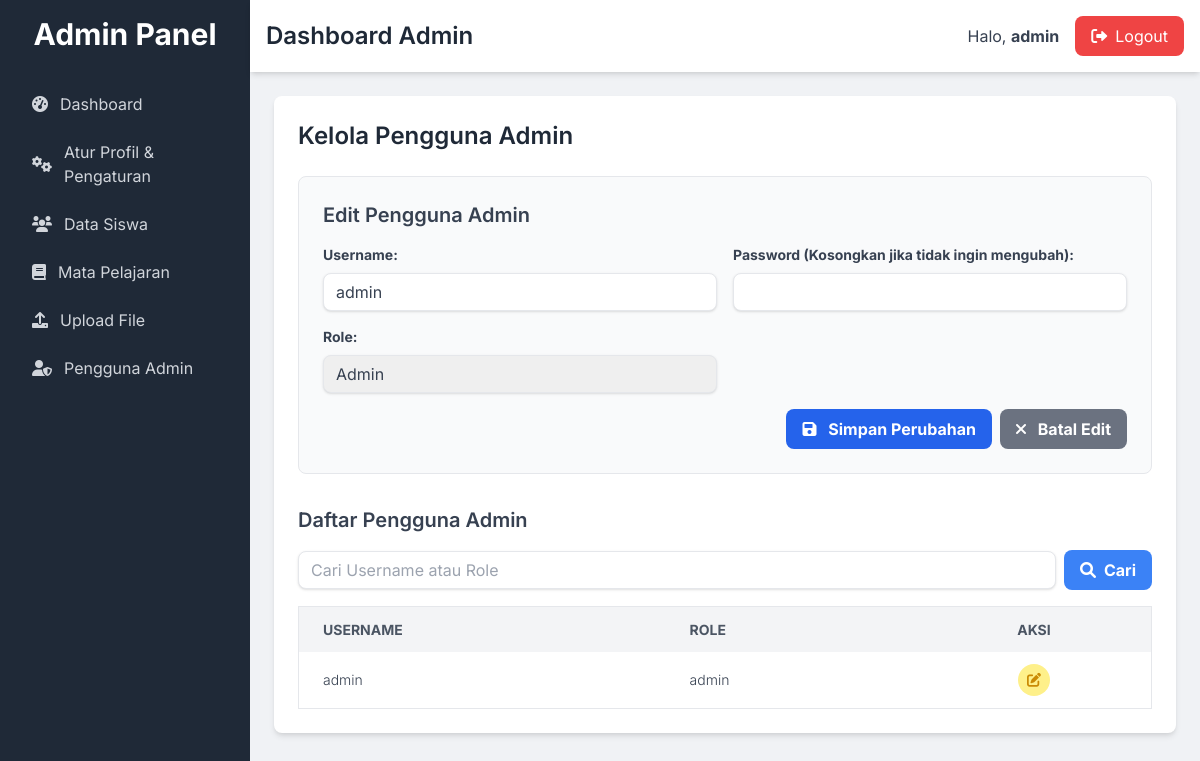
Screenshot of /admin/users.php?edit_id=1 (signed in) with the database file from the repository.
### tables this page shows
CREATE TABLE `users` (
  `id` int NOT NULL,
  `username` varchar(50) NOT NULL,
  `password` varchar(255) NOT NULL,
  `role` varchar(20) DEFAULT 'admin',
  `created_at` timestamp NULL DEFAULT CURRENT_TIMESTAMP
);

### admin/users.php (the view, shortened to what this page needs)
<?php
include_once 'includes/header.php';
$is_edit = false;
$user_data_edit = [
    'username' => '',
    'role' => 'admin'
];
if (isset($_GET['edit_id'])) {
    $is_edit = true;
    $user_id_to_edit = $_GET['edit_id'];
    $sql = "SELECT id, username, role FROM users WHERE id = ?";
    if ($stmt = mysqli_prepare($conn, $sql)) {
        mysqli_stmt_bind_param($stmt, "i", $user_id_to_edit);
        if (mysqli_stmt_execute($stmt)) {
            $result = mysqli_stmt_get_result($stmt);
            if (mysqli_num_rows($result) == 1) {
                $user_data_edit = mysqli_fetch_assoc($result);
            } else {
                $error_message = "Data pengguna tidak ditemukan untuk diedit.";
                $is_edit = false;
            }
        }
    }
}
$users = [];
$search_query = '';
$sql_select = "SELECT id, username, role FROM users";
$sql_select .= " ORDER BY username ASC";
if ($stmt_select = mysqli_prepare($conn, $sql_select)) {
    if (mysqli_stmt_execute($stmt_select)) {
        $result_select = mysqli_stmt_get_result($stmt_select);
        while ($row = mysqli_fetch_assoc($result_select)) {
            $users[] = $row;
        }
    }
}
?>
<div class="card p-6">
    <h3 class="text-2xl font-semibold text-gray-800 mb-6">Kelola Pengguna Admin</h3>
    <div class="mb-8 p-6 border border-gray-200 rounded-lg bg-gray-50">
        <h4 class="text-xl font-semibold text-gray-700 mb-4"><?php echo $is_edit ? 'Edit Pengguna Admin' : 'Tambah Pengguna Admin Baru'; ?></h4>
        <form action="<?php echo htmlspecialchars($_SERVER["PHP_SELF"]); ?>" method="post">
            <div class="grid grid-cols-1 md:grid-cols-2 gap-4 mb-4">
                <div>
                    <label for="username" class="block text-gray-700 text-sm font-bold mb-2">Username:</label>
                    <input type="text" name="username" id="username" class="shadow appearance-none border rounded-lg w-full py-2 px-3 text-gray-700 leading-tight focus:outline-none focus:ring-2 focus:ring-blue-500" value="<?php echo htmlspecialchars($user_data_edit['username']); ?>" required>
                </div>
                <div>
                    <label for="password" class="block text-gray-700 text-sm font-bold mb-2">Password <?php echo $is_edit ? '(Kosongkan jika tidak ingin mengubah)' : ''; ?>:</label>
                    <input type="password" name="password" id="password" class="shadow appearance-none border rounded-lg w-full py-2 px-3 text-gray-700 leading-tight focus:outline-none focus:ring-2 focus:ring-blue-500" <?php echo $is_edit ? '' : 'required'; ?>>
                </div>
                <div>
                    <label for="role" class="block text-gray-700 text-sm font-bold mb-2">Role:</label>
                    <select name="role" id="role" class="shadow appearance-none border rounded-lg w-full py-2 px-3 text-gray-700 leading-tight focus:outline-none focus:ring-2 focus:ring-blue-500" required>
                        <option value="admin" <?php echo ($user_data_edit['role'] == 'admin') ? 'selected' : ''; ?>>Admin</option>
                        </select>
                </div>
            </div>
            <div class="flex items-center justify-end space-x-2">
                <button type="submit" class="bg-blue-600 hover:bg-blue-700 text-white font-bold py-2 px-4 rounded-lg focus:outline-none focus:shadow-outline transition duration-300 ease-in-out">
                    <i class="fas fa-<?php echo $is_edit ? 'save' : 'plus'; ?> mr-2"></i> <?php echo $is_edit ? 'Simpan Perubahan' : 'Tambah Pengguna'; ?>
                </button>
                <?php if ($is_edit): ?>
                    <a href="users.php" class="bg-gray-500 hover:bg-gray-600 text-white font-bold py-2 px-4 rounded-lg focus:outline-none focus:shadow-outline transition duration-300 ease-in-out">
                        <i class="fas fa-times mr-2"></i> Batal Edit
                    </a>
                <?php endif; ?>
            </div>
        </form>
    </div>
    <div class="mb-4">
        <h4 class="text-xl font-semibold text-gray-700 mb-4">Daftar Pengguna Admin</h4>
        <form action="<?php echo htmlspecialchars($_SERVER["PHP_SELF"]); ?>" method="get" class="mb-4 flex items-center space-x-2">
            <input type="text" name="search" placeholder="Cari Username atau Role" class="shadow appearance-none border rounded-lg py-2 px-3 text-gray-700 leading-tight focus:outline-none focus:ring-2 focus:ring-blue-500 flex-grow" value="<?php echo htmlspecialchars($search_query); ?>">
            <button type="submit" class="bg-blue-500 hover:bg-blue-600 text-white font-bold py-2 px-4 rounded-lg focus:outline-none focus:shadow-outline transition duration-300 ease-in-out">
                <i class="fas fa-search mr-2"></i>Cari
            </button>
        </form>
    </div>
    <div class="overflow-x-auto">
        <table class="min-w-full bg-white border border-gray-200 rounded-lg">
            <thead>
                <tr class="bg-gray-100 text-gray-600 uppercase text-sm leading-normal">
                    <th class="py-3 px-6 text-left">Username</th>
                    <th class="py-3 px-6 text-left">Role</th>
                    <th class="py-3 px-6 text-center">Aksi</th>
                </tr>
            </thead>
            <tbody class="text-gray-700 text-sm font-light">
                <?php if (count($users) > 0): ?>
                    <?php foreach ($users as $user): ?>
                        <tr class="border-b border-gray-200 hover:bg-gray-50">
                            <td class="py-3 px-6 text-left whitespace-nowrap"><?php echo htmlspecialchars($user['username']); ?></td>
                            <td class="py-3 px-6 text-left"><?php echo htmlspecialchars($user['role']); ?></td>
                            <td class="py-3 px-6 text-center">
                                <div class="flex item-center justify-center space-x-2">
                                    <a href="users.php?edit_id=<?php echo $user['id']; ?>" class="w-8 h-8 rounded-full bg-yellow-200 text-yellow-600 flex items-center justify-center hover:bg-yellow-300 transition duration-200" title="Edit">
                                        <i class="fas fa-edit"></i>
                                    </a>
                                </div>
                            </td>
                        </tr>
                    <?php endforeach; ?>
                <?php else: ?>
                    <tr>
                        <td colspan="3" class="py-3 px-6 text-center text-gray-500">Tidak ada data pengguna admin.</td>
                    </tr>
                <?php endif; ?>
            </tbody>
        </table>
    </div>
</div>
<?php
include_once 'includes/footer.php';
?>

### admin/includes/header.php (style rules this page uses)
body { font-family: 'Inter', sans-serif; background-color: #f0f2f5; }
.card { background-color: #fff; border-radius: 0.5rem; box-shadow: 0 4px 6px -1px rgba(0, 0, 0, 0.1), 0 2px 4px -1px rgba(0, 0, 0, 0.06); }

### rows the page displays
users: username "admin", role "Admin", role "admin"

### other values shown
$_SESSION["username"] "admin"
